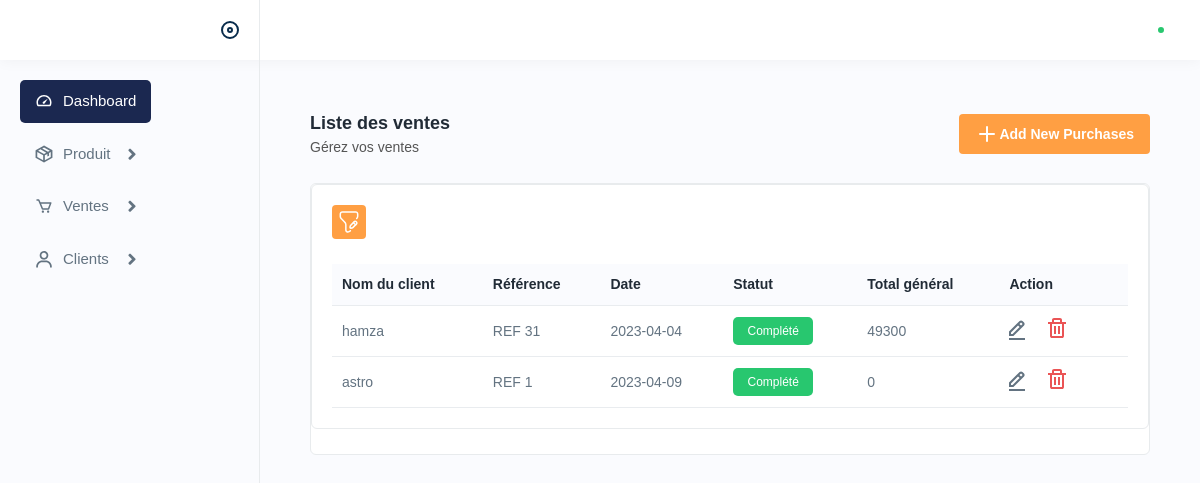
/home.php?page=ventes&sub_page=list_sales (signed in), run on an earlier commit of the app's database.
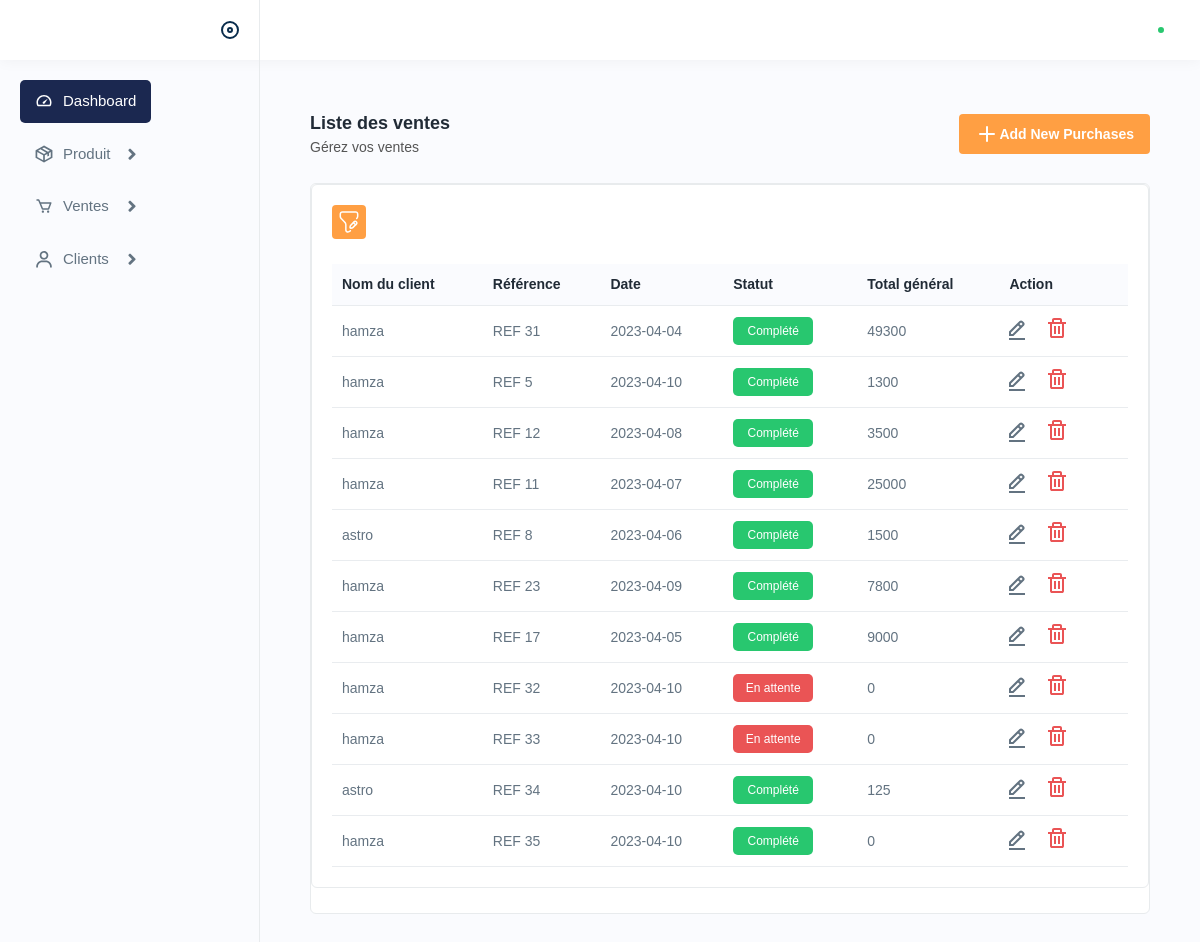
And on a later commit of the database.
### tables this page shows
CREATE TABLE `achats` (
  `id` int(11) NOT NULL,
  `Supplier` int(11) DEFAULT NULL,
  `Reference` varchar(1024) DEFAULT NULL,
  `Date` varchar(1024) DEFAULT NULL,
  `Status` tinyint(1) DEFAULT NULL,
  `Grand_Total` bigint(20) DEFAULT NULL,
  `product_list` varchar(255) NOT NULL
);

CREATE TABLE `fournisseurs` (
  `id` int(11) NOT NULL,
  `name` varchar(255) NOT NULL
);

### includes/config.php (called while the page is built, shortened)
<?php
$pages = [
    'dashboard',
    'produits',
    'ventes',
    'achats',
    'clients',
    'profile',
    'settings',
];

### includes/goTopage.php (called while the page is built)
<?php
function gotoPage($name)
{
  return include('./pages/' . $name . '.php');
}

### includes/database.php (called while the page is built, shortened)
<?php
$user = "root";
$password = '';
$host = "localhost";
$db = "gestion_stock";
$connection = mysqli_connect($host, $user, $password) or die("Unable to connect!");
$db_q = "CREATE DATABASE IF NOT EXISTS gestion_stock";
mysqli_query($connection, $db_q);
mysqli_select_db($connection, $db) or die("Unable to select database!");
$check = mysqli_query($connection, "SELECT * FROM `clients`");

### includes/functions.php (called while the page is built, shortened)
<?php
function isApi($url)
{
    $url = explode('/', $url);
    if ($url[1] == 'api') {
        return true;
    } else {
        return false;
    }
}
function getAllAchats()
{
    isApi($_SERVER['REQUEST_URI']) ? include '../includes/database.php' : include 'includes/database.php';
    $query = "SELECT * FROM achats";
    $achats = mysqli_query($connection, $query);
    return $achats;
}
function getRowById($table, $id)
{
    isApi($_SERVER['REQUEST_URI']) ? include '../includes/database.php' : include 'includes/database.php';
    $query = "SELECT * FROM $table WHERE id = '$id'";
    $row = mysqli_fetch_assoc(mysqli_query($connection, $query));
    return $row;
}

### pages/vents/list_sales.php (the view, shortened to what this page needs)
<?php
include 'includes/config.php';
$all_achats = getAllAchats();
$table_head = '
        <tr>
            <th>Nom du client</th>
            <th>Référence</th>
            <th>Date</th>
            <th>Statut</th>
            <th>Total général</th>
            <th>Action</th>
        </tr>
    ';
?>
<div class="content">
    <div class="page-header">
        <div class="page-title">
            <h4>Liste des ventes</h4>
            <h6>Gérez vos ventes</h6>
        </div>
        <div class="page-btn">
            <a href="?page=ventes&sub_page=add_sales" class="btn btn-added">
                <img src="assets/img/icons/plus.svg" alt="img">Add New Purchases
            </a>
        </div>
    </div>
    <div class="card">
        <div class="card">
            <div class="card-body">
                <?php include 'templates/components/list_table_head.php'; ?>
                <?php
                $num = mysqli_num_rows($all_achats);
                if ($num > 0) {
                    while ($achat = mysqli_fetch_assoc($all_achats)) {
                        $achat_id = $achat['id'];
                        $achat_supplier = $achat['Supplier'];
                        $achat_reference = $achat['Reference'];
                        $achat_date = $achat['Date'];
                        $achat_status = $achat['Status'];
                        $achat_grand_total = $achat['Grand_Total'];
                        ?>
                        <tr>
                            <td class="text-bolds">
                                <?php echo getRowById('fournisseurs', $achat_supplier)['name']; ?>
                            </td>
                            <td>
                                <?php echo $achat_reference; ?>
                            </td>
                            <td>
                                <?php echo $achat_date; ?>
                            </td>
                            <td>
                                <?php
                                if ($achat_status) {
                                    badge('lightgreen', 'Complété');
                                } else {
                                    badge('lightred', 'En attente');
                                }
                                ?>
                            </td>
                            <td>
                                <?php echo $achat_grand_total; ?>
                            </td>
                            <td>
                                <a class="me-3" href="?page=ventes&sub_page=edit_vent&editRow=<?php echo $achat_id; ?>">
                                    <img src="assets/img/icons/edit.svg" alt="img">
                                </a>
                                <a class="me-3 confirm-text"
                                    href="?page=ventes&sub_page=list_sales&deleteRow=<?php echo $achat_id; ?>">
                                    <img src="assets/img/icons/delete.svg" alt="img">
                                </a>
                            </td>
                        </tr>
                    <?php }
                } ?>
                <?php include 'templates/components/list_table_footer.php'; ?>
            </div>
        </div>
    </div>
</div>

### home.php (shortened to what this page needs)
<?php
include 'includes/database.php';
include 'includes/goTopage.php';
include 'includes/config.php';
include 'includes/alert.php';
include 'includes/functions.php';
?>
<!DOCTYPE html>
<?php include 'templates/components/header.php'; ?>
<body>
    <div class="main-wrapper">
        <?php
        include 'templates/components/navbar.php';
        include 'templates/components/sidebare.php';
        ?>
        <div class="page-wrapper">
            <div class="content container-fluid">
                <?php
                if (isset($_GET['page'])) {
                    $page = $_GET['page'];
                    if (in_array($page, $pages)) {
                        gotoPage($page);
                    } else {
                        gotoPage('404_box');
                    }
                } else {
                    gotoPage('dashboard');
                }
                ?>
            </div>
        </div>
</body>
</html>

### templates/components/header.php (shortened to what this page needs)
<head>
    <link rel="stylesheet" href="assets/css/bootstrap.min.css">
    <link rel="stylesheet" href="assets/css/animate.css">
    <link rel="stylesheet" href="assets/css/dataTables.bootstrap4.min.css">
    <link rel="stylesheet" href="assets/plugins/fontawesome/css/fontawesome.min.css">
    <link rel="stylesheet" href="assets/plugins/fontawesome/css/all.min.css">
    <link rel="stylesheet" href="assets/css/owl.carousel.min.css">
    <link rel="stylesheet" href="assets/css/style.css">
</head>

### templates/components/navbar.php (shortened to what this page needs)
<div class="header">
  <div class="header-left active">
    <a id="toggle_btn" href="javascript:void(0);"> </a>
  </div>
  <ul class="nav user-menu">
    <li class="nav-item dropdown has-arrow main-drop">
      <a
        href="javascript:void(0);"
        class="dropdown-toggle nav-link userset"
        data-bs-toggle="dropdown"
      >
        <span class="user-img"
          ><img src="assets/img/profiles/avator1.jpg" alt="" />
          <span class="status online"></span
        ></span>
      </a>
    </li>
  </ul>
</div>

### templates/components/sidebare.php (shortened to what this page needs)
<div class="sidebar" id="sidebar">
  <div class="sidebar-inner slimscroll">
    <div id="sidebar-menu" class="sidebar-menu">
      <ul>
        <li class="active">
          <a href="./"><img src="assets/img/icons/dashboard.svg" alt="img" /><span>
              Dashboard</span>
          </a>
        </li>
        <li class="submenu">
          <a href="javascript:void(0);"><img src="assets/img/icons/product.svg" alt="img" /><span>
              Produit</span>
            <span class="menu-arrow"></span></a>
        </li>
        <li class="submenu">
          <a href="javascript:void(0);"><img src="assets/img/icons/sales1.svg" alt="img" /><span>
              Ventes</span>
            <span class="menu-arrow"></span></a>
        </li>
        <li class="submenu">
          <a href="javascript:void(0);"><img src="assets/img/icons/users1.svg" alt="img" /><span>
              Clients</span>
            <span class="menu-arrow"></span></a>
        </li>
      </ul>
    </div>
  </div>
</div>

### pages/ventes.php
<?php
if (isset($_GET['sub_page'])) {
    $page = $_GET['sub_page'];
    if ($page == "add_sales") {
        include "vents/add_sales.php";
    } elseif ($page == "list_sales") {
        include "vents/list_sales.php";
    } elseif ($page == "edit_vent") {
        include "vents/edit_vent.php";
    } else {
        include "404_box.php";
    }
} else {
    include "vents/list_product.php";
}

### templates/components/list_table_head.php (shortened to what this page needs)
<div class="table-top">
    <div class="search-set">
        <div class="search-path">
            <a class="btn btn-filter" id="filter_search">
                <img src="assets/img/icons/filter.svg" alt="img">
            </a>
        </div>
        <div class="search-input">
            <a class="btn btn-searchset"><img src="assets/img/icons/search-white.svg" alt="img"></a>
        </div>
    </div>
</div>
<div class="table-responsive">
    <table class="table datanew">
        <thead>
            <?php echo $table_head ?>
        </thead>
        <tbody>

### includes/alert.php (shortened to what this page needs)
<?php
function badge($badge, $text)
{
    echo '<span class="badges bg-' . $badge . '">' . $text . '</span>';
}

### templates/components/list_table_footer.php
</tbody>
</table>
</div>
</div>

What changed in the data, as far as the page shows it:
removed achats: Supplier.name "astro", Reference "REF 1", Date "2023-04-09", text "Complété", Grand_Total "0"
added achats: Supplier.name "hamza", Reference "REF 5", Date "2023-04-10", text "Complété", Grand_Total "1300"
added achats: Supplier.name "hamza", Reference "REF 12", Date "2023-04-08", text "Complété", Grand_Total "3500"
added achats: Supplier.name "hamza", Reference "REF 11", Date "2023-04-07", text "Complété", Grand_Total "25000"
added achats: Supplier.name "astro", Reference "REF 8", Date "2023-04-06", text "Complété", Grand_Total "1500"
added achats: Supplier.name "hamza", Reference "REF 23", Date "2023-04-09", text "Complété", Grand_Total "7800"
added achats: Supplier.name "hamza", Reference "REF 17", Date "2023-04-05", text "Complété", Grand_Total "9000"
added achats: Supplier.name "hamza", Reference "REF 32", Date "2023-04-10", text "En attente", Grand_Total "0"
added achats: Supplier.name "hamza", Reference "REF 33", Date "2023-04-10", text "En attente", Grand_Total "0"
added achats: Supplier.name "astro", Reference "REF 34", Date "2023-04-10", text "Complété", Grand_Total "125"
added achats: Supplier.name "hamza", Reference "REF 35", Date "2023-04-10", text "Complété", Grand_Total "0"
